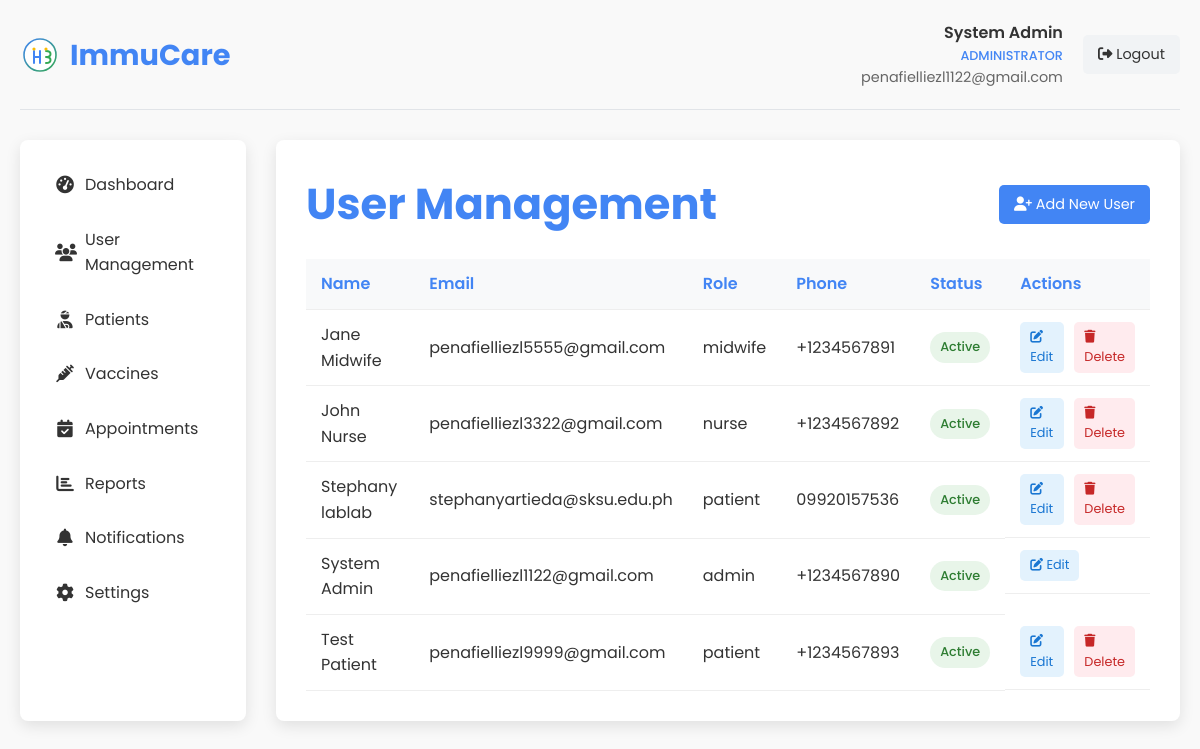
/admin_users.php (signed in), run on an earlier commit of the app's database.
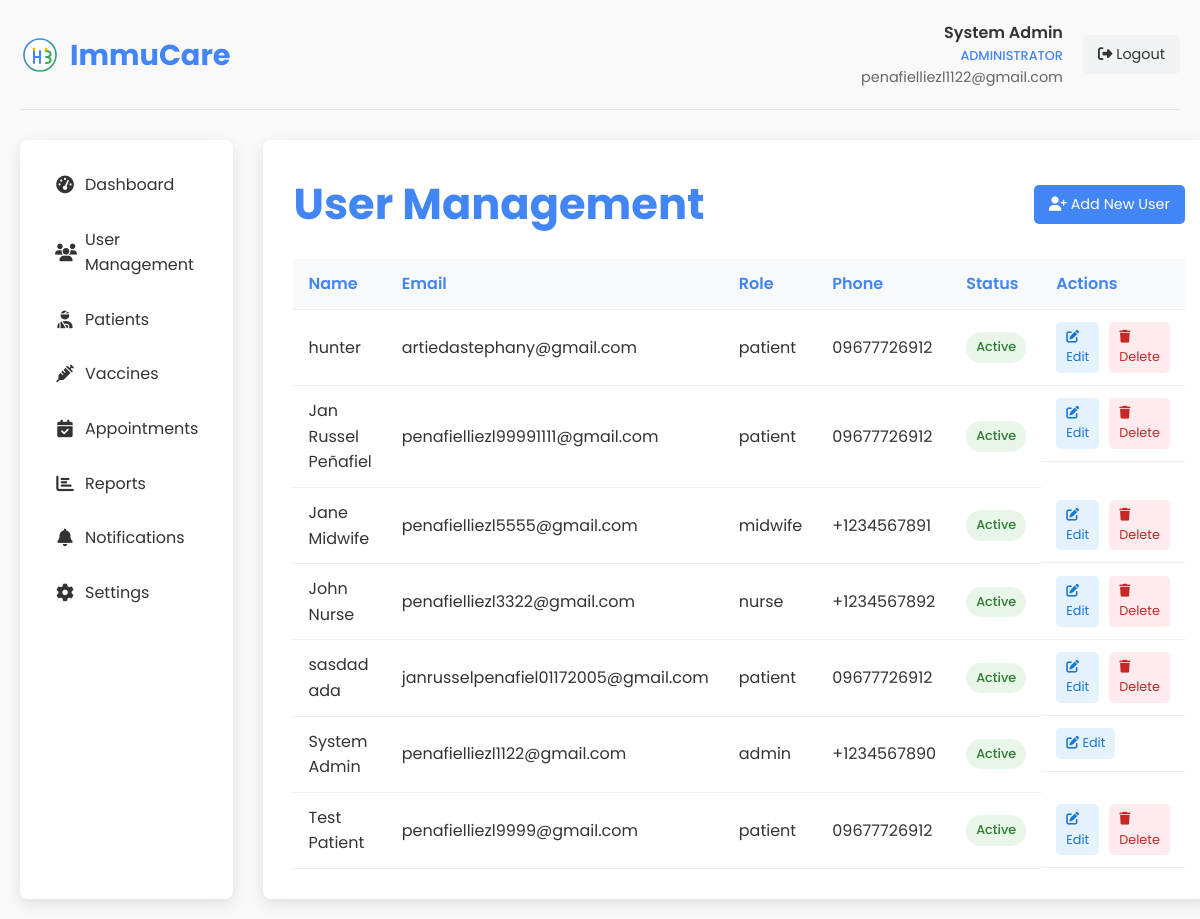
And on a later commit of the database.
### tables this page shows
CREATE TABLE `users` (
  `id` int(11) NOT NULL,
  `role_id` int(11) NOT NULL DEFAULT 4,
  `user_type` enum('admin','midwife','nurse','patient') NOT NULL DEFAULT 'patient',
  `name` varchar(100) NOT NULL,
  `email` varchar(100) NOT NULL,
  `phone` varchar(20) NOT NULL,
  `password` varchar(255) NOT NULL,
  `otp` varchar(6) DEFAULT NULL,
  `otp_expiry` datetime DEFAULT NULL,
  `is_active` tinyint(1) DEFAULT 1,
  `last_login` datetime NOT NULL,
  `created_at` datetime NOT NULL,
  `updated_at` timestamp NOT NULL DEFAULT current_timestamp() ON UPDATE current_timestamp()
);

CREATE TABLE `roles` (
  `id` int(11) NOT NULL,
  `name` varchar(50) NOT NULL,
  `description` text DEFAULT NULL,
  `created_at` datetime DEFAULT current_timestamp()
);

### admin_users.php (the view, shortened to what the changed rows need)
<?php
$admin_id = $_SESSION['user_id'];
$conn = new mysqli(DB_HOST, DB_USER, DB_PASS, DB_NAME);
$action = isset($_GET['action']) ? $_GET['action'] : '';
$stmt = $conn->prepare("SELECT id, name FROM roles ORDER BY name");
$stmt->execute();
$roles = $stmt->get_result();
$roles_array = [];
while ($role = $roles->fetch_assoc()) {
    $roles_array[$role['id']] = $role['name'];
}
$users_query = "SELECT u.*, r.name as role_name FROM users u JOIN roles r ON u.role_id = r.id ORDER BY u.name";
$users_result = $conn->query($users_query);
$edit_user = null;
?>
<!DOCTYPE html>
<html lang="en">
<head>
    <link rel="stylesheet" href="styles.css">
    <link rel="stylesheet" href="https://cdnjs.cloudflare.com/ajax/libs/font-awesome/6.4.0/css/all.min.css">
</head>
<body>
    <div class="dashboard-container">
        <div class="dashboard-header">
            <div class="dashboard-logo">
                <h1>ImmuCare</h1>
            </div>
        </div>
        <div class="dashboard-content">
            <div class="main-content">
                <div class="page-title">
                    <h2><?php echo $action == 'add' ? 'Add New User' : ($action == 'edit' ? 'Edit User' : 'User Management'); ?></h2>
                </div>
                <?php if ($action == 'add' || $action == 'edit'): ?>
                    <div class="user-form">
                        <form method="POST" action="<?php echo $action == 'add' ? '?action=add' : '?action=edit&id='.$edit_user['id']; ?>">
                            <?php if ($action == 'edit'): ?>
                                <input type="hidden" name="user_id" value="<?php echo $edit_user['id']; ?>">
                            <?php endif; ?>
                            <div class="form-grid">
                                <div class="form-group">
                                    <label for="name">Full Name</label>
                                    <input type="text" id="name" name="name" value="<?php echo $action == 'edit' ? htmlspecialchars($edit_user['name']) : ''; ?>" required>
                                </div>
                                <div class="form-group">
                                    <label for="email">Email Address</label>
                                    <input type="email" id="email" name="email" value="<?php echo $action == 'edit' ? htmlspecialchars($edit_user['email']) : ''; ?>" required>
                                </div>
                                <div class="form-group">
                                    <label for="password">Password <?php echo $action == 'edit' ? '(Leave blank to keep current password)' : '(Optional)'; ?></label>
                                    <input type="password" id="password" name="password">
                                </div>
                                <div class="form-group">
                                    <label for="role_id">Role</label>
                                    <select id="role_id" name="role_id" required>
                                        <option value="">-- Select Role --</option>
                                        <?php foreach ($roles_array as $id => $role_name): ?>
                                            <option value="<?php echo $id; ?>" <?php echo ($action == 'edit' && $edit_user['role_id'] == $id) ? 'selected' : ''; ?>>
                                                <?php echo htmlspecialchars($role_name); ?>
                                            </option>
                                        <?php endforeach; ?>
                                    </select>
                                </div>
                                <div class="form-group">
                                    <label for="phone">Phone Number</label>
                                    <input type="text" id="phone" name="phone" value="<?php echo $action == 'edit' ? htmlspecialchars($edit_user['phone']) : ''; ?>">
                                </div>
                                <div class="form-group-checkbox">
                                    <input type="checkbox" id="is_active" name="is_active" <?php echo ($action == 'edit' && $edit_user['is_active'] == 1) ? 'checked' : ''; ?>>
                                    <label for="is_active">Active Account</label>
                                </div>
                            </div>
                            <div class="form-buttons">
                                <button type="submit" name="<?php echo $action == 'add' ? 'add_user' : 'edit_user'; ?>" class="btn-submit">
                                    <i class="fas fa-save"></i> <?php echo $action == 'add' ? 'Add User' : 'Update User'; ?>
                                </button>
                                <a href="admin_users.php" class="btn-cancel">Cancel</a>
                            </div>
                        </form>
                    </div>
                <?php else: ?>
                    <div class="users-list">
                        <table class="users-table">
                            <thead>
                                <tr>
                                    <th>Name</th>
                                    <th>Email</th>
                                    <th>Role</th>
                                    <th>Phone</th>
                                    <th>Status</th>
                                    <th>Actions</th>
                                </tr>
                            </thead>
                            <tbody>
                                <?php if ($users_result->num_rows > 0): ?>
                                    <?php while ($user = $users_result->fetch_assoc()): ?>
                                        <tr>
                                            <td><?php echo htmlspecialchars($user['name']); ?></td>
                                            <td><?php echo htmlspecialchars($user['email']); ?></td>
                                            <td><?php echo htmlspecialchars($user['role_name']); ?></td>
                                            <td><?php echo htmlspecialchars($user['phone']); ?></td>
                                            <td>
                                                <span class="user-status <?php echo $user['is_active'] ? 'status-active' : 'status-inactive'; ?>">
                                                    <?php echo $user['is_active'] ? 'Active' : 'Inactive'; ?>
                                                </span>
                                            </td>
                                            <td class="action-buttons">
                                                <a href="?action=edit&id=<?php echo $user['id']; ?>" class="btn-edit"><i class="fas fa-edit"></i> Edit</a>
                                                <?php if ($user['id'] != $admin_id): ?>
                                                    <a href="?action=delete&id=<?php echo $user['id']; ?>" class="btn-delete" onclick="return confirm('Are you sure you want to delete this user?');"><i class="fas fa-trash"></i> Delete</a>
                                                <?php endif; ?>
                                            </td>
                                        </tr>
                                    <?php endwhile; ?>
                                <?php else: ?>
                                    <tr>
                                        <td colspan="6" style="text-align: center;">No users found.</td>
                                    </tr>
                                <?php endif; ?>
                            </tbody>
                        </table>
                    </div>
                <?php endif; ?>
            </div>
        </div>
    </div>
</body>
</html>

What changed in the data, as far as the page shows it:
removed users: name "Stephany lablab", email "stephanyartieda@sksu.edu.ph", role.name "patient", phone "09920157536", is_active "Active"
added users: name "hunter", email "artiedastephany@gmail.com", role.name "patient", phone "09677726912", is_active "Active"
added users: name "Jan Russel Peñafiel", email "penafielliezl99991111@gmail.com", role.name "patient", phone "09677726912", is_active "Active"
added users: name "sasdad ada", email "janrusselpenafiel01172005@gmail.com", role.name "patient", phone "09677726912", is_active "Active"
changed users "Test Patient": phone "+1234567893" → "09677726912"
